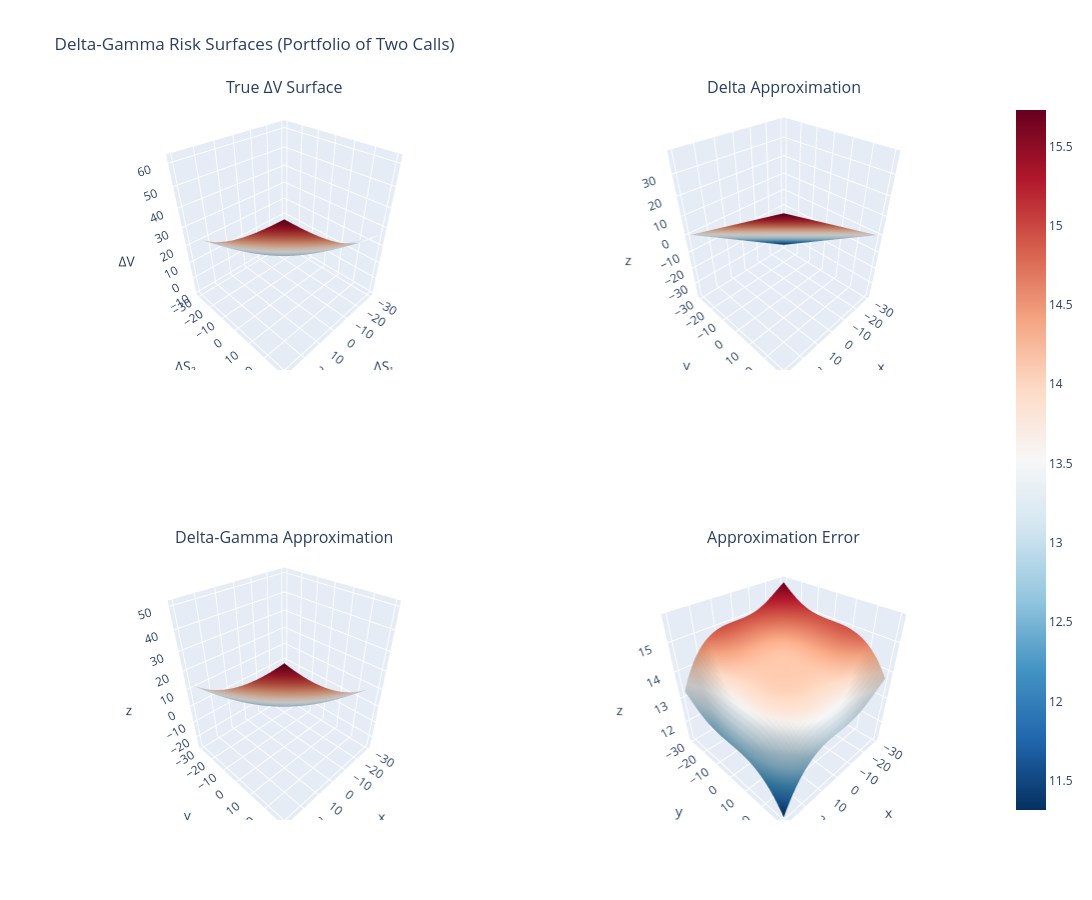

The notebook cell saved with this chart:
### Markdown cell above
Visualise the result

### Code cell
fig = make_subplots(
  rows=2, cols=2,
  specs=[[{'type': 'surface'}, {'type': 'surface'}],[{'type': 'surface'}, {'type': 'surface'}]],
  subplot_titles=("True ΔV Surface", "Delta Approximation", "Delta-Gamma Approximation", "Approximation Error")
)

fig.add_trace(go.Surface(x=DS1, y=DS2, z=delta_V_true, colorscale='RdBu_r', showscale=False), row=1, col=1) # True
fig.add_trace(go.Surface(x=DS1, y=DS2, z=delta_approx, colorscale='RdBu_r', showscale=False), row=1, col=2) # Delta
fig.add_trace(go.Surface(x=DS1, y=DS2, z=delta_gamma_approx, colorscale='RdBu_r', showscale=False), row=2, col=1) # Delta-Gamma
fig.add_trace(go.Surface(x=DS1, y=DS2, z=error, colorscale='RdBu_r', showscale=True), row=2, col=2) # Error

fig.update_layout(
  title="Delta-Gamma Risk Surfaces (Portfolio of Two Calls)",
  scene=dict(xaxis_title='ΔS₁', yaxis_title='ΔS₂', zaxis_title='ΔV'),
  height=900, width=1100
)
fig.show()

### Figure 1 — Plotly figure (JSON) as saved in the notebook; plotly's stock layout.template omitted (floating-point values rounded to 4 significant figures; data arrays with more than 128 entries replaced by an {"elided": "..."} marker saying what was removed)
{"data": [{"colorscale": [[0, "rgb(5,48,97)"], [0.1, "rgb(33,102,172)"], [0.2, "rgb(67,147,195)"], [0.3, "rgb(146,197,222)"], [0.4, "rgb(209,229,240)"], [0.5, "rgb(247,247,247)"], [0.6, "rgb(253,219,199)"], [0.7, "rgb(244,165,130)"], [0.8, "rgb(214,96,77)"], [0.9, "rgb(178,24,43)"], [1, "rgb(103,0,31)"]], "scene": "scene", "showscale": false, "type": "surface", "x": {"elided": "50x50 float values"}, "y": {"elided": "50x50 float values"}, "z": {"elided": "50x50 float values"}}, {"colorscale": [[0, "rgb(5,48,97)"], [0.1, "rgb(33,102,172)"], [0.2, "rgb(67,147,195)"], [0.3, "rgb(146,197,222)"], [0.4, "rgb(209,229,240)"], [0.5, "rgb(247,247,247)"], [0.6, "rgb(253,219,199)"], [0.7, "rgb(244,165,130)"], [0.8, "rgb(214,96,77)"], [0.9, "rgb(178,24,43)"], [1, "rgb(103,0,31)"]], "scene": "scene2", "showscale": false, "type": "surface", "x": {"elided": "50x50 float values"}, "y": {"elided": "50x50 float values"}, "z": {"elided": "50x50 float values"}}, {"colorscale": [[0, "rgb(5,48,97)"], [0.1, "rgb(33,102,172)"], [0.2, "rgb(67,147,195)"], [0.3, "rgb(146,197,222)"], [0.4, "rgb(209,229,240)"], [0.5, "rgb(247,247,247)"], [0.6, "rgb(253,219,199)"], [0.7, "rgb(244,165,130)"], [0.8, "rgb(214,96,77)"], [0.9, "rgb(178,24,43)"], [1, "rgb(103,0,31)"]], "scene": "scene3", "showscale": false, "type": "surface", "x": {"elided": "50x50 float values"}, "y": {"elided": "50x50 float values"}, "z": {"elided": "50x50 float values"}}, {"colorscale": [[0, "rgb(5,48,97)"], [0.1, "rgb(33,102,172)"], [0.2, "rgb(67,147,195)"], [0.3, "rgb(146,197,222)"], [0.4, "rgb(209,229,240)"], [0.5, "rgb(247,247,247)"], [0.6, "rgb(253,219,199)"], [0.7, "rgb(244,165,130)"], [0.8, "rgb(214,96,77)"], [0.9, "rgb(178,24,43)"], [1, "rgb(103,0,31)"]], "scene": "scene4", "showscale": true, "type": "surface", "x": {"elided": "50x50 float values"}, "y": {"elided": "50x50 float values"}, "z": {"elided": "50x50 float values"}}], "layout": {"annotations": [{"font": {"size": 16}, "showarrow": false, "text": "True ΔV Surface", "x": 0.225, "xanchor": "center", "xref": "paper", "y": 1, "yanchor": "bottom", "yref": "paper"}, {"font": {"size": 16}, "showarrow": false, "text": "Delta Approximation", "x": 0.775, "xanchor": "center", "xref": "paper", "y": 1, "yanchor": "bottom", "yref": "paper"}, {"font": {"size": 16}, "showarrow": false, "text": "Delta-Gamma Approximation", "x": 0.225, "xanchor": "center", "xref": "paper", "y": 0.375, "yanchor": "bottom", "yref": "paper"}, {"font": {"size": 16}, "showarrow": false, "text": "Approximation Error", "x": 0.775, "xanchor": "center", "xref": "paper", "y": 0.375, "yanchor": "bottom", "yref": "paper"}], "height": 900, "scene": {"domain": {"x": [0, 0.45], "y": [0.625, 1]}, "xaxis": {"title": {"text": "ΔS₁"}}, "yaxis": {"title": {"text": "ΔS₂"}}, "zaxis": {"title": {"text": "ΔV"}}}, "scene2": {"domain": {"x": [0.55, 1], "y": [0.625, 1]}}, "scene3": {"domain": {"x": [0, 0.45], "y": [0, 0.375]}}, "scene4": {"domain": {"x": [0.55, 1], "y": [0, 0.375]}}, "title": {"text": "Delta-Gamma Risk Surfaces (Portfolio of Two Calls)"}, "width": 1100}}
